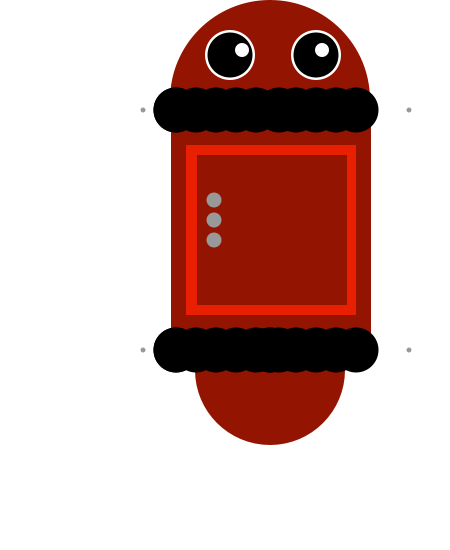
Frame 1 (no input)
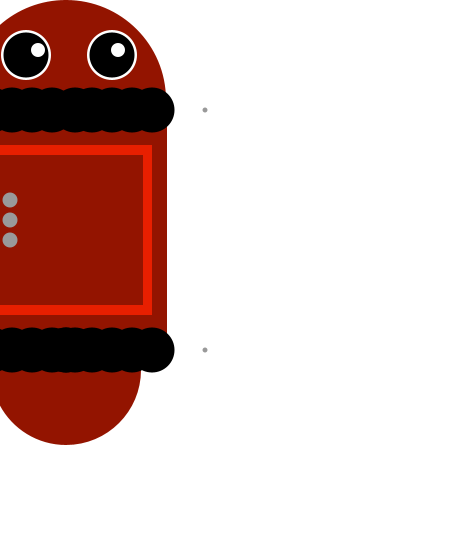
Frame 60 (the mouse pressed at the canvas centre just before this capture)
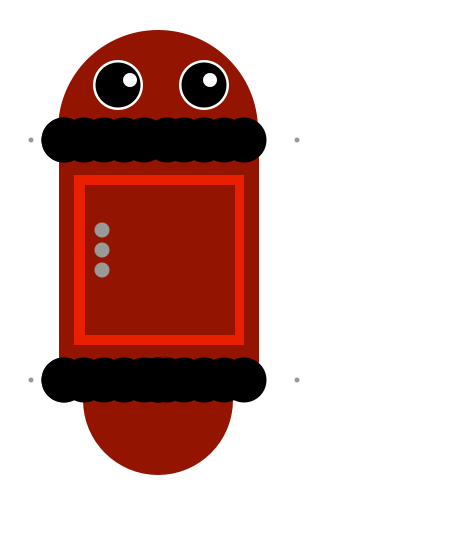
Frame 120 (the mouse held since frame 60 and released just before this capture)

The Processing sketch that drew these frames (run headless with seeded random() and noise(); from frame 60 on, the mouse is pressed at the canvas centre):

// Processing sketch: processing_56508
// ── processing_56508.pde

int x =276;
int y =370;

float easing = 0.02;
 
void setup() {
size(450,550);
smooth(); //smooths lines
}
 
void draw() {
background(255);
int targetX=mouseX;
x+= (targetX-x)*easing;
 
if (mousePressed) {
  y=400;
} else {
  y=370;
}

//body
noStroke();
fill(147,20,0);
rect(x-99,y-270,200,250);
fill(232,31,0);
rect(x-84,y-225,170,170);
fill(147,20,0);
rect(x-73,y-215,150,150);
fill(153);
ellipse(x-56, y-170, 15, 15);
fill(153);
ellipse(x-56, y-150, 15, 15);
fill(153);
ellipse(x-56, y-130, 15, 15);

fill(147,20,0); 
arc(x, y, 150, 150, radians(0), radians(180));

fill(0); 
ellipse(x, y-20, 45, 45);
fill(153); 
ellipse(x+139, y-20, 5, 5);

fill(0); 
ellipse(x+86,  y-20, 45, 45);
fill(153); 
ellipse(x+73,  y-20, 5, 5);

fill(0); 
ellipse(x+66,  y-20, 45, 45);
fill(153); 
ellipse(x+47,  y-20, 5, 5);

fill(0); 
ellipse(x+46,  y-20, 45, 45);
fill(153); 
ellipse(x+33,  y-20, 5, 5);

fill(0); 
ellipse(x+26,  y-20, 45, 45);
fill(153); 
ellipse(x+13, y-20, 5, 5); 

fill(0); 
ellipse(x+9,  y-20, 45, 45);
fill(153); 
ellipse(x-7,  y-20, 5, 5); 

fill(0); 
ellipse(x-14,  y-20, 45, 45);
fill(153); 
ellipse(x-27,  y-20, 5, 5); 

fill(0); 
ellipse(x-34,  y-20, 45, 45);
fill(153); 
ellipse(x-47,  y-20, 5, 5); 

fill(0); 
ellipse(x-54,  y-20, 45, 45);
fill(153); 
ellipse(x-67,  y-20, 5, 5); 

fill(0); 
ellipse(x-74,  y-20, 45, 45);
fill(153); 
ellipse(x-87,  y-20, 5, 5); 

fill(0); 
ellipse(x-94,  y-20, 45, 45);
fill(153); 
ellipse(x-107,  y-20, 5, 5); 

fill(0); 
ellipse(x-94,  y-20, 45, 45);
fill(153); 
ellipse(x-127,  y-20, 5, 5); 

//head
noStroke();
fill(147,20,0);
arc(x, y-270, 200, 200, radians(180), radians(360));

fill(0); 
ellipse(x, y-20, 45, 45);
fill(153); 
ellipse(x+139, y-260, 5, 5);

fill(0); 
ellipse(x+86,  y-260, 45, 45);
fill(153); 
ellipse(x+73,  y-260, 5, 5);

fill(0); 
ellipse(x+66,  y-260, 45, 45);
fill(153); 
ellipse(x+47, y-260, 5, 5);

fill(0); 
ellipse(x+46,  y-260, 45, 45);
fill(153); 
ellipse(x+33,  y-260, 5, 5);

fill(0); 
ellipse(x+26,  y-260, 45, 45);
fill(153); 
ellipse(x+13, y-260, 5, 5); 

fill(0); 
ellipse(x+9,  y-260, 45, 45);
fill(153); 
ellipse(x-7,  y-260, 5, 5); 

fill(0); 
ellipse(x-14,  y-260, 45, 45);
fill(153); 
ellipse(x-27,  y-260, 5, 5); 

fill(0); 
ellipse(x-34,  y-260, 45, 45);
fill(153); 
ellipse(x-47,  y-260, 5, 5); 

fill(0); 
ellipse(x-54,  y-260, 45, 45);
fill(153); 
ellipse(x-67,  y-260, 5, 5); 

fill(0); 
ellipse(x-74,  y-260, 45, 45);
fill(153); 
ellipse(x-87,  y-260, 5, 5); 

fill(0); 
ellipse(x-94,  y-260, 45, 45);
fill(153); 
ellipse(x-107,  y-260, 5, 5); 

fill(0); 
ellipse(x-94,  y-260, 45, 45);
fill(153); 
ellipse(x-127,  y-260, 5, 5); 

//eyes
fill(255);
ellipse(x+46, y-315, 50, 50);
fill(0);
ellipse(x+46, y-315, 45, 45);
fill(255); 
ellipse(x+52, y-320, 14, 14); 

fill(255);
ellipse(x-40, y-315, 50, 50);
fill(0);
ellipse(x-40, y-315, 45, 45);
fill(255); 
ellipse(x-28, y-320, 14, 14); 

}
